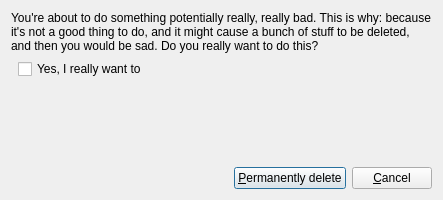
<?xml version="1.0" encoding="UTF-8"?>
<ui version="4.0">
 <class>Dialog</class>
 <widget class="QDialog" name="Dialog">
  <property name="geometry">
   <rect>
    <x>0</x>
    <y>0</y>
    <width>443</width>
    <height>200</height>
   </rect>
  </property>
  <property name="windowTitle">
   <string>Dialog</string>
  </property>
  <layout class="QVBoxLayout" name="verticalLayout">
   <item>
    <widget class="QLabel" name="dialogText">
     <property name="text">
      <string>You're about to do something potentially really, really bad. This is why: because it's not a good thing to do, and it might cause a bunch of stuff to be deleted, and then you would be sad. Do you really want to do this?</string>
     </property>
     <property name="wordWrap">
      <bool>true</bool>
     </property>
     <property name="margin">
      <number>10</number>
     </property>
    </widget>
   </item>
   <item>
    <layout class="QHBoxLayout" name="horizontalLayout_2">
     <property name="spacing">
      <number>0</number>
     </property>
     <item>
      <spacer name="horizontalSpacer_2">
       <property name="orientation">
        <enum>Qt::Horizontal</enum>
       </property>
       <property name="sizeType">
        <enum>QSizePolicy::Fixed</enum>
       </property>
       <property name="sizeHint" stdset="0">
        <size>
         <width>7</width>
         <height>0</height>
        </size>
       </property>
      </spacer>
     </item>
     <item>
      <widget class="QCheckBox" name="confirmationCheck">
       <property name="text">
        <string>Yes, I really want to </string>
       </property>
      </widget>
     </item>
    </layout>
   </item>
   <item>
    <spacer name="verticalSpacer">
     <property name="orientation">
      <enum>Qt::Vertical</enum>
     </property>
     <property name="sizeHint" stdset="0">
      <size>
       <width>20</width>
       <height>73</height>
      </size>
     </property>
    </spacer>
   </item>
   <item>
    <layout class="QHBoxLayout" name="horizontalLayout">
     <item>
      <spacer name="horizontalSpacer">
       <property name="orientation">
        <enum>Qt::Horizontal</enum>
       </property>
       <property name="sizeHint" stdset="0">
        <size>
         <width>40</width>
         <height>20</height>
        </size>
       </property>
      </spacer>
     </item>
     <item>
      <widget class="QPushButton" name="acceptButton">
       <property name="text">
        <string>&amp;Permanently delete</string>
       </property>
      </widget>
     </item>
     <item>
      <widget class="QPushButton" name="rejectButton">
       <property name="text">
        <string>&amp;Cancel</string>
       </property>
      </widget>
     </item>
    </layout>
   </item>
  </layout>
 </widget>
 <resources/>
 <connections/>
</ui>
